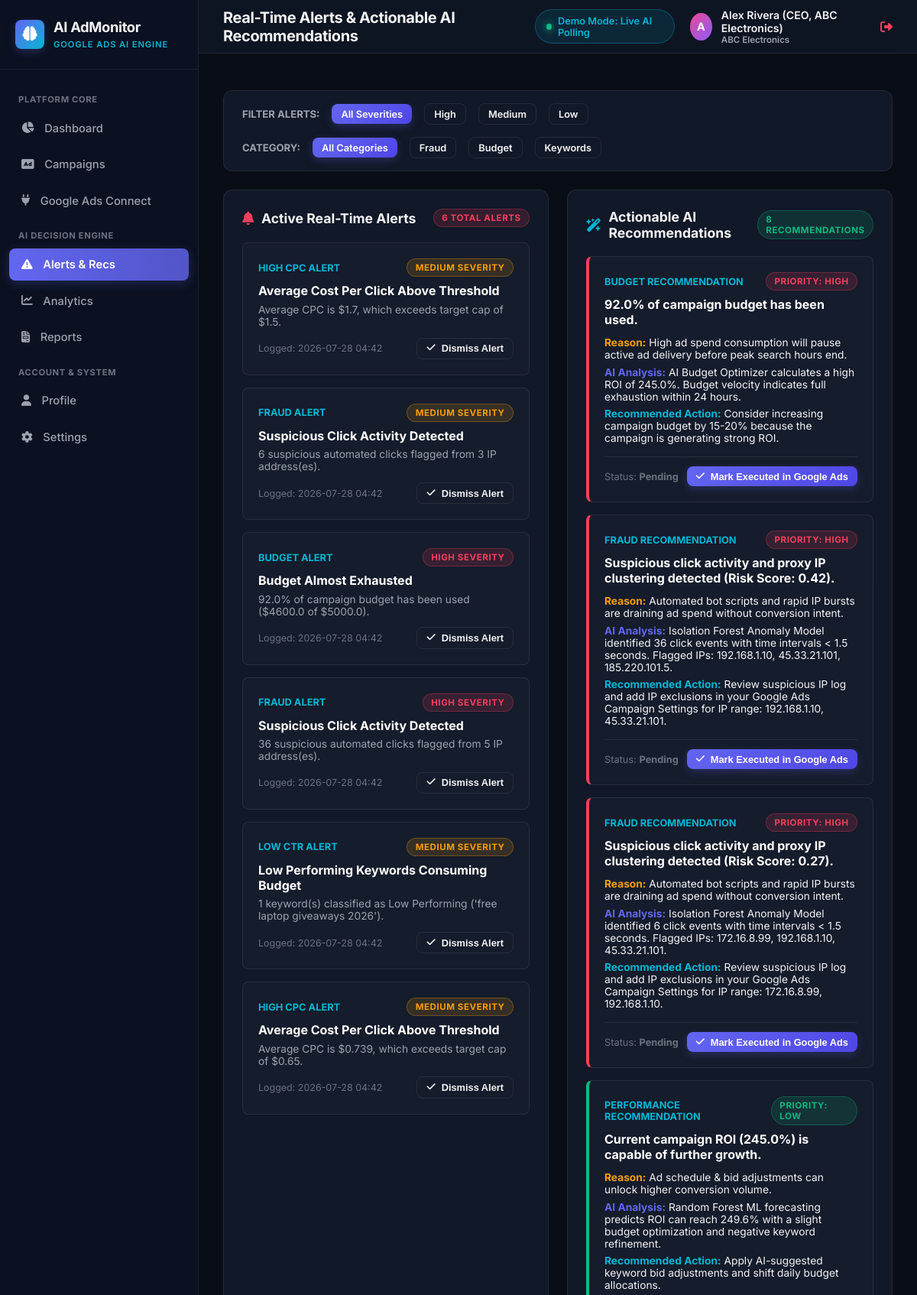
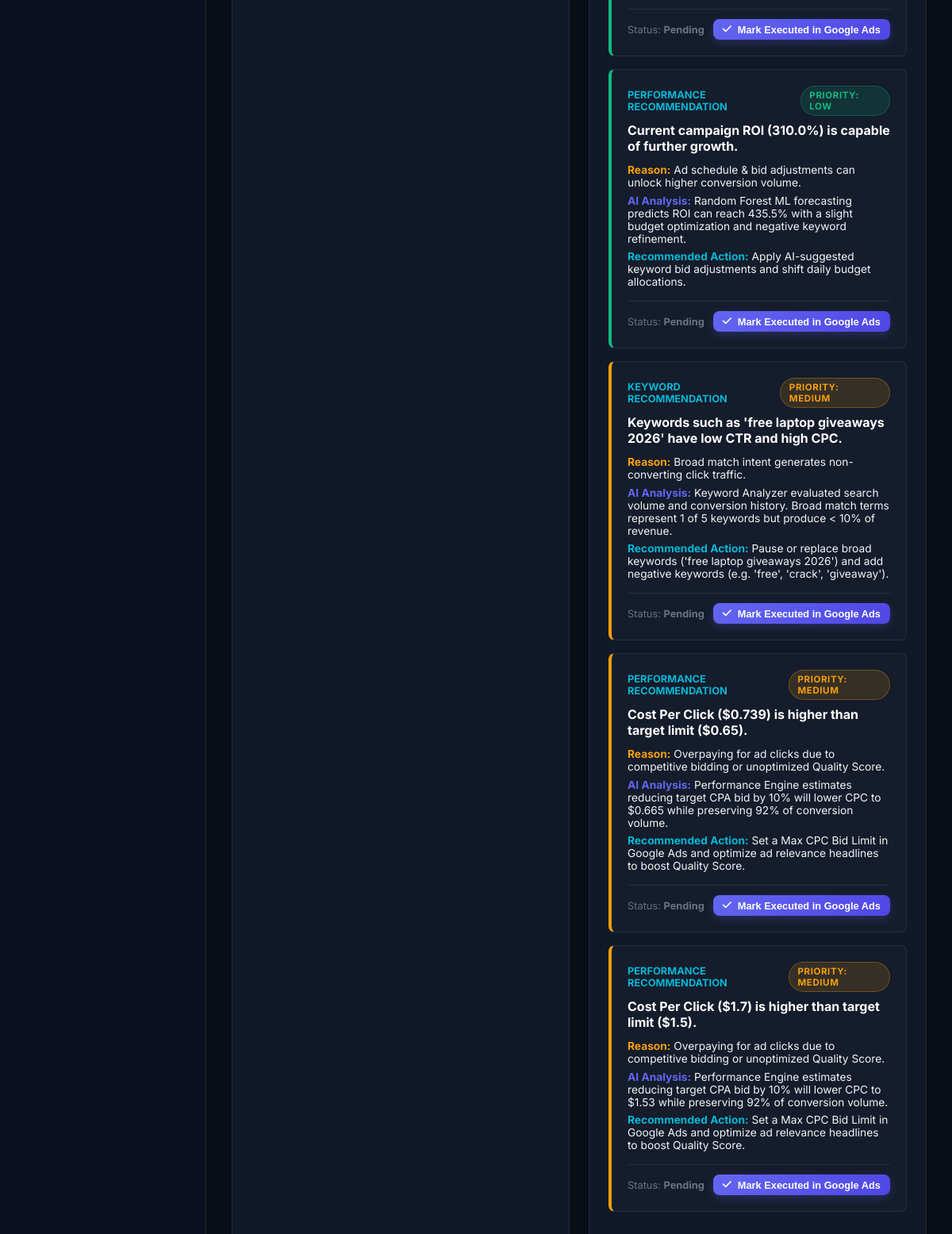
The app's page /alerts/ (signed in) with its own data (2 pictures, top to bottom).
### database/models.py (models this page shows, shortened)
class User(UserMixin, db.Model):
    __tablename__ = 'users'
    id = db.Column(db.Integer, primary_key=True)
    email = db.Column(db.String(120), unique=True, nullable=False, index=True)
    password_hash = db.Column(db.String(256), nullable=False)
    full_name = db.Column(db.String(100), nullable=False)
    company_name = db.Column(db.String(100), default='ABC Electronics')
    is_demo_mode = db.Column(db.Boolean, default=True)
    created_at = db.Column(db.DateTime, default=datetime.utcnow)
    accounts = db.relationship('GoogleAdsAccount', backref='owner', lazy=True, cascade='all, delete-orphan')

class Alert(db.Model):
    __tablename__ = 'alerts'
    id = db.Column(db.Integer, primary_key=True)
    campaign_id = db.Column(db.Integer, db.ForeignKey('campaigns.id'), nullable=False)
    alert_type = db.Column(db.String(50), nullable=False) # Fraud Alert, Budget Alert, Low CTR Alert, High CPC Alert, Performance Alert
    title = db.Column(db.String(150), nullable=False)
    problem = db.Column(db.Text, nullable=False)
    severity = db.Column(db.String(20), default='Medium') # High, Medium, Low
    is_read = db.Column(db.Boolean, default=False)
    created_at = db.Column(db.DateTime, default=datetime.utcnow)
    recommendations = db.relationship('Recommendation', backref='alert', lazy=True, cascade='all, delete-orphan')

class Recommendation(db.Model):
    __tablename__ = 'recommendations'
    id = db.Column(db.Integer, primary_key=True)
    campaign_id = db.Column(db.Integer, db.ForeignKey('campaigns.id'), nullable=False)
    alert_id = db.Column(db.Integer, db.ForeignKey('alerts.id'), nullable=True)
    category = db.Column(db.String(50), default='General') # Budget, Keyword, Fraud, Performance
    problem = db.Column(db.Text, nullable=False)
    reason = db.Column(db.Text, nullable=False)
    ai_analysis = db.Column(db.Text, nullable=False)
    recommended_action = db.Column(db.Text, nullable=False)
    priority = db.Column(db.String(20), default='Medium') # High, Medium, Low
    status = db.Column(db.String(20), default='Pending') # Pending, Applied, Dismissed
    created_at = db.Column(db.DateTime, default=datetime.utcnow)

### routes/alerts.py (the view)
@alerts_bp.route('/')
@login_required
def index():
    severity_filter = request.args.get('severity', 'all')
    category_filter = request.args.get('category', 'all')
    alert_query = Alert.query
    if severity_filter != 'all':
        alert_query = alert_query.filter_by(severity=severity_filter.capitalize())
    alerts = alert_query.order_by(Alert.created_at.desc()).all()
    rec_query = Recommendation.query
    if category_filter != 'all':
        rec_query = rec_query.filter_by(category=category_filter.capitalize())
    recommendations = rec_query.order_by(Recommendation.priority.asc()).all()
    return render_template(
        'alerts/index.html',
        alerts=alerts,
        recommendations=recommendations,
        selected_severity=severity_filter,
        selected_category=category_filter
    )

### templates/alerts/index.html (shortened to what this page needs)
{% extends "base.html" %}
{% block page_title %}Real-Time Alerts & Actionable AI Recommendations{% endblock %}
{% block content %}
<div class="saas-card" style="padding: 1rem 1.5rem; margin-bottom: 1.5rem;">
  <div style="display: flex; align-items: center; justify-content: space-between; flex-wrap: wrap; gap: 1rem;">
    <div style="display: flex; align-items: center; gap: 1rem;">
      <span style="font-size: 0.82rem; font-weight: 700; color: var(--text-muted); text-transform: uppercase;">Filter Alerts:</span>
      <a href="{{ url_for('alerts.index', severity='all') }}" class="btn-saas {% if selected_severity=='all' %}btn-primary{% else %}btn-outline{% endif %} btn-sm">All Severities</a>
      <a href="{{ url_for('alerts.index', severity='high') }}" class="btn-saas {% if selected_severity=='high' %}btn-primary{% else %}btn-outline{% endif %} btn-sm">High</a>
      <a href="{{ url_for('alerts.index', severity='medium') }}" class="btn-saas {% if selected_severity=='medium' %}btn-primary{% else %}btn-outline{% endif %} btn-sm">Medium</a>
      <a href="{{ url_for('alerts.index', severity='low') }}" class="btn-saas {% if selected_severity=='low' %}btn-primary{% else %}btn-outline{% endif %} btn-sm">Low</a>
    </div>
    <div style="display: flex; align-items: center; gap: 1rem;">
      <span style="font-size: 0.82rem; font-weight: 700; color: var(--text-muted); text-transform: uppercase;">Category:</span>
      <a href="{{ url_for('alerts.index', category='all') }}" class="btn-saas {% if selected_category=='all' %}btn-primary{% else %}btn-outline{% endif %} btn-sm">All Categories</a>
      <a href="{{ url_for('alerts.index', category='fraud') }}" class="btn-saas {% if selected_category=='fraud' %}btn-primary{% else %}btn-outline{% endif %} btn-sm">Fraud</a>
      <a href="{{ url_for('alerts.index', category='budget') }}" class="btn-saas {% if selected_category=='budget' %}btn-primary{% else %}btn-outline{% endif %} btn-sm">Budget</a>
      <a href="{{ url_for('alerts.index', category='keyword') }}" class="btn-saas {% if selected_category=='keyword' %}btn-primary{% else %}btn-outline{% endif %} btn-sm">Keywords</a>
    </div>
  </div>
</div>
<div style="display: grid; grid-template-columns: 1fr 1fr; gap: 1.5rem;">
  <div class="saas-card">
    <div class="card-header-flex">
      <div class="card-title-lg">
        <i class="fa-solid fa-bell" style="color: var(--accent-rose);"></i>
        <span>Active Real-Time Alerts</span>
      </div>
      <span class="badge-severity badge-high">{{ alerts | length }} Total Alerts</span>
    </div>
    {% for alert in alerts %}
    <div style="background: rgba(255,255,255,0.02); border: 1px solid var(--border-color); border-radius: var(--radius-sm); padding: 1.25rem; margin-bottom: 1rem;">
      <div style="display: flex; justify-content: space-between; align-items: center; margin-bottom: 0.5rem;">
        <span style="font-size: 0.8rem; font-weight: 700; color: var(--accent-cyan); text-transform: uppercase;">{{ alert.alert_type }}</span>
        <span class="badge-severity badge-{{ alert.severity | lower }}">{{ alert.severity }} Severity</span>
      </div>
      <h3 style="font-size: 1rem; font-weight: 700; margin-bottom: 0.4rem; color: #fff;">{{ alert.title }}</h3>
      <p style="font-size: 0.86rem; color: var(--text-muted); margin-bottom: 0.8rem;">{{ alert.problem }}</p>
      <div style="display: flex; justify-content: space-between; align-items: center; font-size: 0.78rem; color: var(--text-dim);">
        <span>Logged: {{ alert.created_at.strftime('%Y-%m-%d %H:%M') }}</span>
        <form method="POST" action="{{ url_for('alerts.dismiss_alert', alert_id=alert.id) }}">
          <button type="submit" class="btn-saas btn-outline btn-sm">
            <i class="fa-solid fa-check"></i> Dismiss Alert
          </button>
        </form>
      </div>
    </div>
    {% endfor %}
  </div>
  <div class="saas-card">
    <div class="card-header-flex">
      <div class="card-title-lg">
        <i class="fa-solid fa-wand-magic-sparkles" style="color: var(--accent-cyan);"></i>
        <span>Actionable AI Recommendations</span>
      </div>
      <span class="badge-severity badge-low">{{ recommendations | length }} Recommendations</span>
    </div>
    {% for rec in recommendations %}
    <div class="recommendation-box prio-{{ rec.priority }}">
      <div style="display: flex; justify-content: space-between; align-items: center; margin-bottom: 0.5rem;">
        <span style="font-size: 0.8rem; font-weight: 700; color: var(--accent-cyan); text-transform: uppercase;">{{ rec.category }} Recommendation</span>
        <span class="badge-severity badge-{{ rec.priority | lower }}">Priority: {{ rec.priority }}</span>
      </div>
      <h4 style="font-size: 1rem; font-weight: 700; margin-bottom: 0.4rem; color: #fff;">{{ rec.problem }}</h4>
      <div style="margin: 0.75rem 0; font-size: 0.86rem;">
        <div style="margin-bottom: 0.4rem;">
          <strong style="color: var(--accent-amber);">Reason:</strong> {{ rec.reason }}
        </div>
        <div style="margin-bottom: 0.4rem;">
          <strong style="color: var(--primary);">AI Analysis:</strong> {{ rec.ai_analysis }}
        </div>
        <div>
          <strong style="color: var(--accent-cyan);">Recommended Action:</strong> {{ rec.recommended_action }}
        </div>
      </div>
      <div style="margin-top: 1rem; padding-top: 0.75rem; border-top: 1px solid var(--border-color); display: flex; justify-content: space-between; align-items: center;">
        <span style="font-size: 0.8rem; color: var(--text-dim);">Status: <strong>{{ rec.status }}</strong></span>
        {% if rec.status == 'Pending' %}
        <form method="POST" action="{{ url_for('alerts.apply_recommendation', rec_id=rec.id) }}">
          <button type="submit" class="btn-saas btn-primary btn-sm">
            <i class="fa-solid fa-check"></i> Mark Executed in Google Ads
          </button>
        </form>
        {% else %}
        <span style="color: var(--accent-emerald); font-weight: 700; font-size: 0.85rem;">
          <i class="fa-solid fa-check-double"></i> Applied by Business Owner
        </span>
        {% endif %}
      </div>
    </div>
    {% endfor %}
  </div>
</div>
{% endblock %}

### templates/base.html (shortened to what this page needs)
<!DOCTYPE html>
<html lang="en">
<head>
  <link rel="stylesheet" href="https://cdnjs.cloudflare.com/ajax/libs/font-awesome/6.5.1/css/all.min.css">
  <link rel="stylesheet" href="{{ url_for('static', filename='css/style.css') }}">
</head>
<body>
<div class="app-wrapper">
  <aside class="sidebar">
    <div class="sidebar-brand">
      <div class="brand-icon">
        <i class="fa-solid fa-brain"></i>
      </div>
      <div class="brand-text">
        <h1>AI AdMonitor</h1>
        <span>Google Ads AI Engine</span>
      </div>
    </div>
    <ul class="sidebar-menu">
      <li class="menu-label">Platform Core</li>
      <li class="menu-item {% if request.endpoint == 'dashboard.index' %}active{% endif %}">
        <a href="{{ url_for('dashboard.index') }}">
          <i class="fa-solid fa-chart-pie"></i>
          <span>Dashboard</span>
        </a>
      </li>
      <li class="menu-item {% if 'campaigns' in request.endpoint %}active{% endif %}">
        <a href="{{ url_for('campaigns.index') }}">
          <i class="fa-solid fa-rectangle-ad"></i>
          <span>Campaigns</span>
        </a>
      </li>
      <li class="menu-item {% if request.endpoint == 'campaigns.connect' %}active{% endif %}">
        <a href="{{ url_for('campaigns.connect') }}">
          <i class="fa-solid fa-plug"></i>
          <span>Google Ads Connect</span>
        </a>
      </li>
      <li class="menu-label">AI Decision Engine</li>
      <li class="menu-item {% if request.endpoint == 'alerts.index' %}active{% endif %}">
        <a href="{{ url_for('alerts.index') }}">
          <i class="fa-solid fa-triangle-exclamation"></i>
          <span>Alerts & Recs</span>
        </a>
      </li>
      <li class="menu-item {% if request.endpoint == 'analytics.index' %}active{% endif %}">
        <a href="{{ url_for('analytics.index') }}">
          <i class="fa-solid fa-chart-line"></i>
          <span>Analytics</span>
        </a>
      </li>
      <li class="menu-item {% if request.endpoint == 'reports.index' %}active{% endif %}">
        <a href="{{ url_for('reports.index') }}">
          <i class="fa-solid fa-file-invoice"></i>
          <span>Reports</span>
        </a>
      </li>
      <li class="menu-label">Account & System</li>
      <li class="menu-item {% if request.endpoint == 'auth.profile' %}active{% endif %}">
        <a href="{{ url_for('auth.profile') }}">
          <i class="fa-solid fa-user"></i>
          <span>Profile</span>
        </a>
      </li>
      <li class="menu-item {% if request.endpoint == 'settings' %}active{% endif %}">
        <a href="{{ url_for('settings') }}">
          <i class="fa-solid fa-gear"></i>
          <span>Settings</span>
        </a>
      </li>
    </ul>
  </aside>
  <div class="main-wrapper">
    <header class="top-navbar">
      <div class="navbar-title">
        <h2>{% block page_title %}Real-Time Dashboard{% endblock %}</h2>
      </div>
      <div class="navbar-actions">
        <div id="realtime-status-pill" class="demo-status-pill">
          <div class="pulse-dot"></div>
          <span>Demo Mode: Live AI Polling</span>
        </div>
        {% if current_user.is_authenticated %}
        <div class="user-profile-menu">
          <div class="avatar">{{ current_user.full_name[0] }}</div>
          <div style="font-size: 0.88rem; font-weight: 600;">
            {{ current_user.full_name }}
            <div style="font-size: 0.72rem; color: var(--text-muted);">{{ current_user.company_name }}</div>
          </div>
          <a href="{{ url_for('auth.logout') }}" style="color: var(--accent-rose); margin-left: 0.5rem; text-decoration: none;" title="Logout">
            <i class="fa-solid fa-right-from-bracket"></i>
          </a>
        </div>
        {% else %}
        <a href="{{ url_for('auth.login') }}" class="btn-saas btn-primary btn-sm">Login</a>
        {% endif %}
      </div>
    </header>
    <div style="padding: 1rem 2rem 0 2rem;">
    </div>
    <main class="content-body">
      {% block content %}{% endblock %}
    </main>
  </div>
</div>
</body>
</html>

### records on screen
User: full_name "A", full_name "Alex Rivera (CEO, ABC Electronics)", company_name "ABC Electronics"
Alert: alert_type "HIGH CPC ALERT", severity "MEDIUM", title "Average Cost Per Click Above Threshold", problem "Average CPC is $1.7, which exceeds target cap of $1.5.", created_at "2026-07-28 04:42"
Alert: alert_type "FRAUD ALERT", severity "MEDIUM", title "Suspicious Click Activity Detected", problem "6 suspicious automated clicks flagged from 3 IP address(es).", created_at "2026-07-28 04:42"
Alert: alert_type "BUDGET ALERT", severity "HIGH", title "Budget Almost Exhausted", problem "92.0% of campaign budget has been used ($4600.0 of $5000.0).", created_at "2026-07-28 04:42"
Alert: alert_type "FRAUD ALERT", severity "HIGH", title "Suspicious Click Activity Detected", problem "36 suspicious automated clicks flagged from 5 IP address(es).", created_at "2026-07-28 04:42"
Alert: alert_type "LOW CTR ALERT", severity "MEDIUM", title "Low Performing Keywords Consuming Budget", problem "1 keyword(s) classified as Low Performing ('free laptop giveaways 2026').", created_at "2026-07-28 04:42"
Alert: alert_type "HIGH CPC ALERT", severity "MEDIUM", title "Average Cost Per Click Above Threshold", problem "Average CPC is $0.739, which exceeds target cap of $0.65.", created_at "2026-07-28 04:42"
Recommendation: category "BUDGET", priority "HIGH", problem "92.0% of campaign budget has been used.", reason "High ad spend consumption will pause active ad delivery before peak search hours end.", ai_analysis "AI Budget Optimizer calculates a high ROI of 245.0%. Budget velocity indicates full exhaustion within 24 hours.", recommended_action "Consider increasing campaign budget by 15-20% because the campaign is generating strong ROI.", status "Pending"
Recommendation: category "FRAUD", priority "HIGH", problem "Suspicious click activity and proxy IP clustering detected (Risk Score: 0.42).", reason "Automated bot scripts and rapid IP bursts are draining ad spend without conversion intent.", ai_analysis "Isolation Forest Anomaly Model identified 36 click events with time intervals < 1.5 seconds. Flagged IPs: 192.168.1.10, 45.33.21.101, 185.220.101.5.", recommended_action "Review suspicious IP log and add IP exclusions in your Google Ads Campaign Settings for IP range: 192.168.1.10, 45.33.21.101.", status "Pending"
Recommendation: category "FRAUD", priority "HIGH", problem "Suspicious click activity and proxy IP clustering detected (Risk Score: 0.27).", reason "Automated bot scripts and rapid IP bursts are draining ad spend without conversion intent.", ai_analysis "Isolation Forest Anomaly Model identified 6 click events with time intervals < 1.5 seconds. Flagged IPs: 172.16.8.99, 192.168.1.10, 45.33.21.101.", recommended_action "Review suspicious IP log and add IP exclusions in your Google Ads Campaign Settings for IP range: 172.16.8.99, 192.168.1.10.", status "Pending"
Recommendation: category "PERFORMANCE", priority "LOW", problem "Current campaign ROI (245.0%) is capable of further growth.", reason "Ad schedule & bid adjustments can unlock higher conversion volume.", ai_analysis "Random Forest ML forecasting predicts ROI can reach 249.6% with a slight budget optimization and negative keyword refinement.", recommended_action "Apply AI-suggested keyword bid adjustments and shift daily budget allocations.", status "Pending"
Recommendation: category "PERFORMANCE", priority "LOW", problem "Current campaign ROI (310.0%) is capable of further growth.", reason "Ad schedule & bid adjustments can unlock higher conversion volume.", ai_analysis "Random Forest ML forecasting predicts ROI can reach 435.5% with a slight budget optimization and negative keyword refinement.", recommended_action "Apply AI-suggested keyword bid adjustments and shift daily budget allocations.", status "Pending"
Recommendation: category "KEYWORD", priority "MEDIUM", problem "Keywords such as 'free laptop giveaways 2026' have low CTR and high CPC.", reason "Broad match intent generates non-converting click traffic.", ai_analysis "Keyword Analyzer evaluated search volume and conversion history. Broad match terms represent 1 of 5 keywords but produce < 10% of revenue.", recommended_action "Pause or replace broad keywords ('free laptop giveaways 2026') and add negative keywords (e.g. 'free', 'crack', 'giveaway').", status "Pending"
Recommendation: category "PERFORMANCE", priority "MEDIUM", problem "Cost Per Click ($0.739) is higher than target limit ($0.65).", reason "Overpaying for ad clicks due to competitive bidding or unoptimized Quality Score.", ai_analysis "Performance Engine estimates reducing target CPA bid by 10% will lower CPC to $0.665 while preserving 92% of conversion volume.", recommended_action "Set a Max CPC Bid Limit in Google Ads and optimize ad relevance headlines to boost Quality Score.", status "Pending"
Recommendation: category "PERFORMANCE", priority "MEDIUM", problem "Cost Per Click ($1.7) is higher than target limit ($1.5).", reason "Overpaying for ad clicks due to competitive bidding or unoptimized Quality Score.", ai_analysis "Performance Engine estimates reducing target CPA bid by 10% will lower CPC to $1.53 while preserving 92% of conversion volume.", recommended_action "Set a Max CPC Bid Limit in Google Ads and optimize ad relevance headlines to boost Quality Score.", status "Pending"

### other values on screen
{{ alerts | length }} "6"
{{ recommendations | length }} "8"
